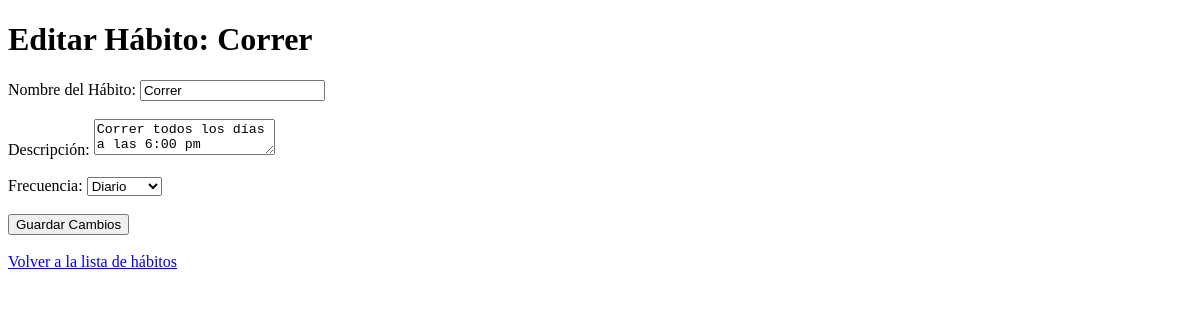
/mis-habitos/editar_habito/1/ (signed in), run on an earlier commit of the app's database.
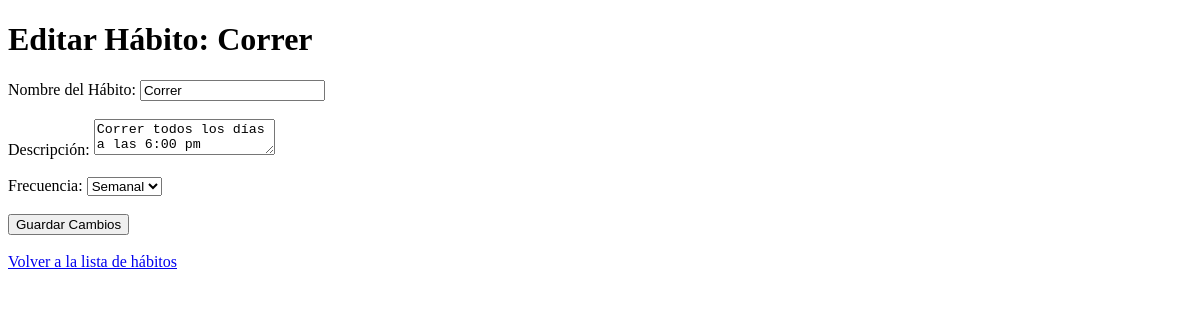
And on a later commit of the database.
### tracker/models.py (models this page shows, shortened)
class Hábito(models.Model):
    nombre = models.CharField(max_length=100)
    descripcion = models.TextField()
    usuario = models.ForeignKey(User, on_delete=models.CASCADE)
    frecuencia = models.CharField(max_length=20, choices=[('diario', 'Diario'), ('semanal', 'Semanal')])

### tracker/views.py (the view)
# urls.py: path('editar_habito/<int:hábito_id>/', views.editar_habito, name='editar_habito'),
@login_required
def editar_habito(request, hábito_id):
    hábito = get_object_or_404(Hábito, id=hábito_id)
    if request.method == 'POST':
        hábito.nombre = request.POST['nombre']
        hábito.descripcion = request.POST['descripcion']
        hábito.frecuencia = request.POST['frecuencia']
        hábito.save()
        return redirect('listar_habitos')
    return render(request, 'tracker/editar_habito.html', {'hábito': hábito})

### tracker/templates/tracker/editar_habito.html (shortened to what this page needs)
<!DOCTYPE html>
<html lang="es">
<head>
</head>
<body>
    <h1>Editar Hábito: {{ hábito.nombre }}</h1>
    <form method="POST">
        <label for="nombre">Nombre del Hábito:</label>
        <input type="text" name="nombre" id="nombre" value="{{ hábito.nombre }}" required><br><br>
        <label for="descripcion">Descripción:</label>
        <textarea name="descripcion" id="descripcion" required>{{ hábito.descripcion }}</textarea><br><br>
        <label for="frecuencia">Frecuencia:</label>
        <select name="frecuencia" id="frecuencia">
            <option value="diario" {% if hábito.frecuencia == 'diario' %}selected{% endif %}>Diario</option>
            <option value="semanal" {% if hábito.frecuencia == 'semanal' %}selected{% endif %}>Semanal</option>
        </select><br><br>
        <button type="submit">Guardar Cambios</button>
    </form>
    <br>
    <a href="{% url 'listar_habitos' %}">Volver a la lista de hábitos</a>
</body>
</html>

What changed in the data, as far as the page shows it:
changed Hábito "Correr": frecuencia "Diario" → "Semanal"
